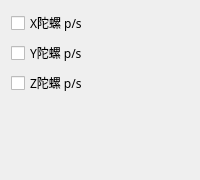
             <widget class="QWidget" name="page_10">
              <layout class="QGridLayout" name="gridLayout_28">
               <item row="0" column="0">
                <widget class="QCheckBox" name="checkBox_29">
                 <property name="font">
                  <font>
                   <family>微软雅黑</family>
                  </font>
                 </property>
                 <property name="text">
                  <string>X陀螺 p/s</string>
                 </property>
                </widget>
               </item>
               <item row="1" column="0">
                <widget class="QCheckBox" name="checkBox_31">
                 <property name="font">
                  <font>
                   <family>微软雅黑</family>
                  </font>
                 </property>
                 <property name="text">
                  <string>Y陀螺 p/s</string>
                 </property>
                </widget>
               </item>
               <item row="2" column="0">
                <widget class="QCheckBox" name="checkBox_30">
                 <property name="font">
                  <font>
                   <family>微软雅黑</family>
                  </font>
                 </property>
                 <property name="text">
                  <string>Z陀螺 p/s</string>
                 </property>
                </widget>
               </item>
               <item row="3" column="0">
                <spacer name="verticalSpacer_11">
                 <property name="orientation">
                  <enum>Qt::Vertical</enum>
                 </property>
                 <property name="sizeHint" stdset="0">
                  <size>
                   <width>20</width>
                   <height>74</height>
                  </size>
                 </property>
                </spacer>
               </item>
              </layout>
             </widget>
